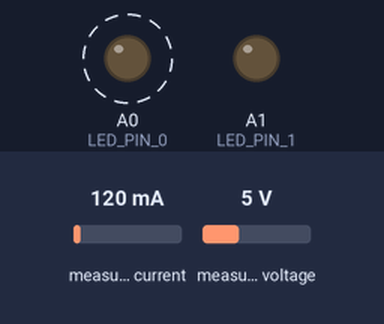
The program below on a simulated STM32 Nucleo. Parts: output pins drawn as LEDs (lit = HIGH). Wiring (inferred from the names in the program): INA219 current sensor at I2C address 0x40. Dashed ring = blinking. Inputs (shaded band) come from the test bench; at power-on: measured current 120 mA, measured voltage 5 V.

Above: at 0.2 s.
Timing chart, 0 to 3.0 s (numbered marks = the images above):
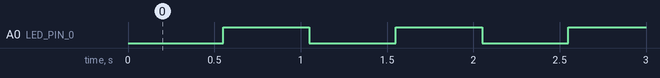

The program:

main.cpp
```cpp
#include <Arduino.h>

#include "i2c_bus.h"
#include "ina233.h"

#define LED_PIN_0 PA0
#define LED_PIN_1 PA1

#define I2C_SCL PB10
#define I2C_SDA PB11

I2cBus Wire = I2cBus();
Ina233 ina233 = Ina233(&(Wire), (uint8_t)0x40);

void setup()
{
	pinMode(LED_PIN_0, OUTPUT);
	pinMode(LED_PIN_1, OUTPUT);
	Wire.setSCL(I2C_SCL);
	Wire.setSDA(I2C_SDA);
	Wire.begin();
}

void loop()
{
	for (int addr = 1; addr < 127; addr++) {

		static bool led_state = false;
		led_state = !led_state;

		// digitalWrite(LED_PIN_0, led_state);
		digitalWrite(LED_PIN_1, !led_state);
		delay(50);

		Wire.beginTransmission(addr);
		if (0 == Wire.endTransmission()) {

			uint8_t model[6] = {0};
			ina233.getModel(model);

			while (1) {
				led_state = !led_state;
				digitalWrite(LED_PIN_0, led_state);

				if (addr == 0x40)
					digitalWrite(LED_PIN_1, HIGH);
				else digitalWrite(LED_PIN_1, LOW);

				delay(500);
			}
		}
	}
	delay (5000);
}
```

Measured:
- by itself, A0 (LED_PIN_0): alternates HIGH for 0.50 s and LOW for 0.50 s
